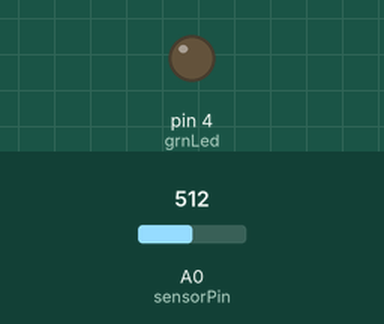
Recording of a sketch running on a simulated Arduino Uno, built with avr-gcc and run on an emulated ATmega328P. Shown: output pins drawn as LEDs (lit = HIGH). The test bench sets the inputs (shaded band); at power-on: A0 (sensorPin) = 512. What the sketch prints to the serial monitor is not drawn.

Above: at 0.2 s.
At 1.27 s:
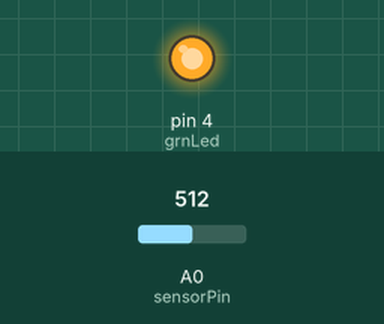
Timing chart, 0 to 3.0 s (numbered marks = the images above):
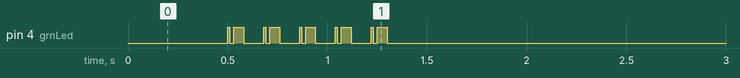

Measured:
- by itself, pin 4 (grnLed): repeats every 0.18 s: LOW 0.02 s, HIGH 0.05 s, LOW 0.10 s, HIGH 0.01 s, until it stays LOW from 1.3 s

The sketch:

risingEdge__4_photoCell.ino
```cpp
/*
   Capture the rising edge of an event. Want the event to happen once
   not repeatedly
   Also called Edge Detection

*/
int sensorPin = A0;
int sensorValue;
int lastSensorValue; // to hold the old value
int grnLed = 4;
int threshold = 500;


void setup() {
  Serial.begin(9600);
  pinMode(grnLed, OUTPUT);


}

void loop() {
  sensorValue = analogRead(sensorPin);
  Serial.println(sensorValue);
  delay(500);

  if (sensorValue > threshold) {  // if we are above the threshold
    if (lastSensorValue < threshold) {
      blinky(); // do our task
    }
  }
  lastSensorValue = sensorValue;

}


void blinky() {
  for (int i = 0; i < 5; i++) {
    digitalWrite(grnLed, HIGH);
    delay(10);
    digitalWrite(grnLed, LOW);
    delay(20);
    digitalWrite(grnLed, HIGH);
    delay(50);
    digitalWrite(grnLed, LOW);
    delay(100);

  }
}
```
